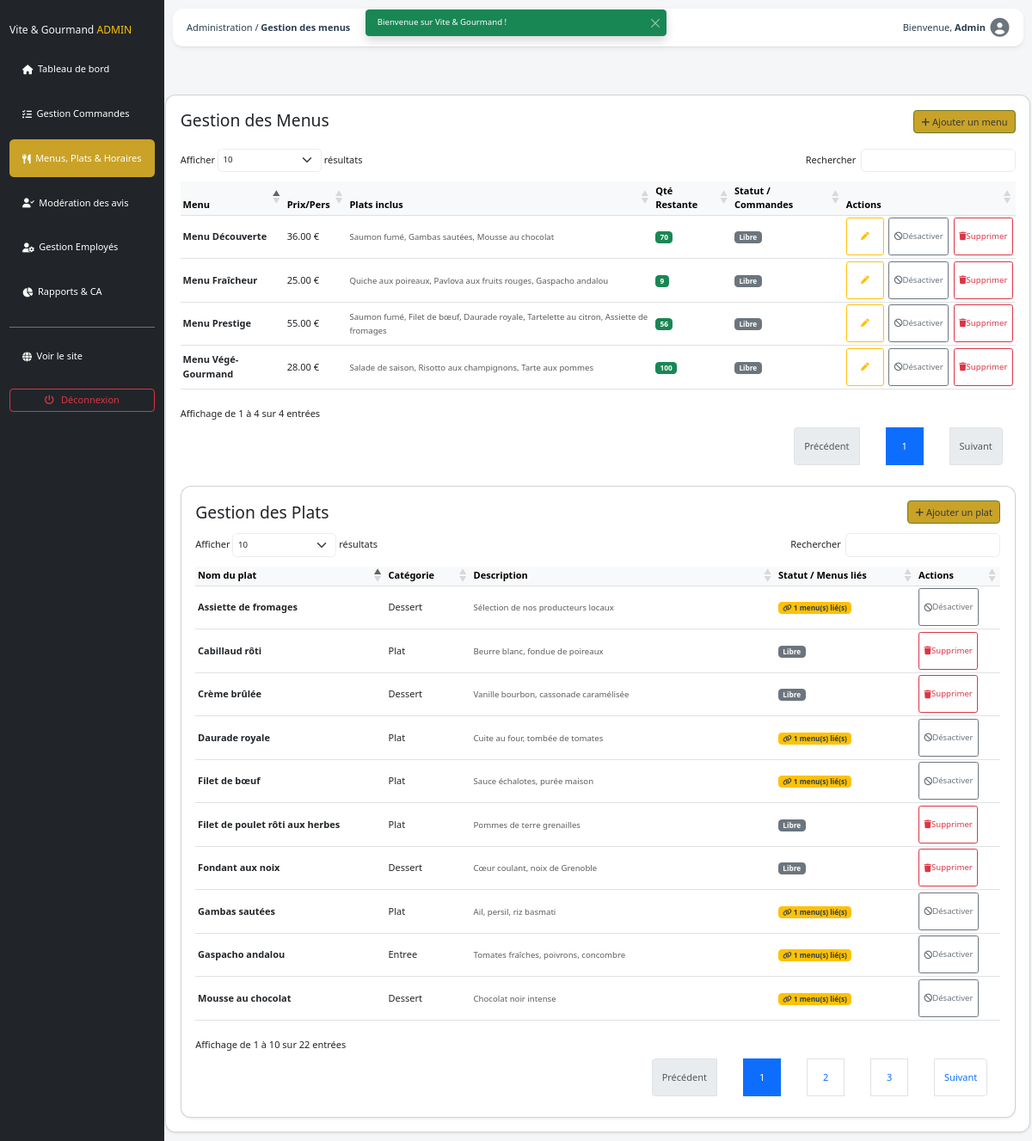
Page /index.php?page=menu-management (signed in) on the committed database.
### tables this page shows
CREATE TABLE
  `vg_menu` (
    `menu_id` int (11) NOT NULL,
    `titre` varchar(50) NOT NULL,
    `nombre_personne_minimum` int (11) DEFAULT 15,
    `prix_par_personne` double NOT NULL,
    `description_menu` varchar(50) NOT NULL,
    `quantite_restante` int (11) NOT NULL,
    `theme_id` int (11) DEFAULT NULL,
    `regime_id` int (11) DEFAULT NULL,
    `delai_commande` int (11) DEFAULT 0,
    `conditions_stockage` text DEFAULT NULL,
    `is_active` tinyint (1) NOT NULL DEFAULT 1
  );

CREATE TABLE
  `vg_plat` (
    `plat_id` int (11) NOT NULL AUTO_INCREMENT,
    `titre_plat` varchar(50) NOT NULL,
    `description_plat` varchar(255) DEFAULT NULL,
    `photo` varchar(255) DEFAULT NULL,
    `categorie` varchar(50) DEFAULT NULL,
    `is_active` tinyint (1) NOT NULL DEFAULT 1,
    PRIMARY KEY (`plat_id`)
  );

### public/index.php (called while the page is built, shortened)
<?php
require_once ROOT_PATH . '/app/Autoloader.php';
$db = (new Database())->connect();
$controllerClass = $route['class'];
$action = $route['action'];
$params = [$db];
$controllerClass::$action(...$params);

### app/Autoloader.php (called while the page is built, shortened)
<?php
class Autoloader
{
    public static function register()
    {
        spl_autoload_register(function ($class) {
            $class = str_replace('App\\', '', $class);
            $path = __DIR__ . '/' . str_replace('\\', '/', $class) . '.php';
        });
    }
}

### app/Managers/MenuManager.php (called while the page is built, shortened)
<?php
class MenuManager
{
    public static function getMenusManagement(\PDO $db): array
    {
        $sql = "SELECT m.*,
            GROUP_CONCAT(p.titre_plat SEPARATOR ', ') as liste_plats,
            (SELECT COUNT(*) FROM vg_commande c WHERE c.menu_id = m.menu_id) as nb_commandes
            FROM vg_menu m
            LEFT JOIN vg_menu_plat mp ON m.menu_id = mp.menu_id
            LEFT JOIN vg_plat p ON mp.plat_id = p.plat_id
            GROUP BY m.menu_id
            ORDER BY m.menu_id DESC";
        return $db->query($sql)->fetchAll(\PDO::FETCH_ASSOC);
    }
}

### app/Managers/PlatManager.php (called while the page is built, shortened)
<?php
class PlatManager
{
    public static function getAllWithMenuCount(\PDO $db): array
    {
        try {
            $sql = "SELECT p.plat_id, p.titre_plat, p.description_plat, p.categorie, p.photo, p.is_active,
                           COUNT(mp.menu_id) as nb_menus
                    FROM vg_plat p
                    LEFT JOIN vg_menu_plat mp ON p.plat_id = mp.plat_id
                    GROUP BY p.plat_id
                    ORDER BY p.categorie ASC, p.titre_plat ASC";
            return $db->query($sql)->fetchAll(\PDO::FETCH_ASSOC);
        } catch (\PDOException $e) {
            error_log("Erreur PlatManager::getAllWithMenuCount() : " . $e->getMessage());
            return [];
        }
    }
}

### app/Views/StaffCommon/menu.management.view.php (the view, shortened to what this page needs)
<div class="row g-4">
    <div class="card shadow-sm p-4">
        <div class="d-flex justify-content-between align-items-center mb-4">
            <h3>Gestion des Menus</h3>
            <button type="button" class="btn btn-primary" data-bs-toggle="modal" data-bs-target="#addMenuModal">
                <i class="fa-solid fa-plus"></i> Ajouter un menu
            </button>
        </div>
        <div class="table-responsive">
            <table class="table table-hover align-middle table-sm" id="menusTable">
                <thead class="table-light">
                    <tr>
                        <th>Menu</th>
                        <th>Prix/Pers</th>
                        <th>Plats inclus</th>
                        <th>Qté Restante</th>
                        <th>Statut / Commandes</th>
                        <th>Actions</th>
                    </tr>
                </thead>
                <tbody>
                    <?php $menus = $menus ?? []; ?>
                    <?php foreach ($menus as $menu): ?>
                        <tr>
                            <td><strong><?php echo htmlspecialchars($menu['titre'] ?? ''); ?></strong></td>
                            <td><?php echo number_format($menu['prix_par_personne'], 2); ?> €</td>
                            <td>
                                <small class="text-muted">
                                    <?php echo htmlspecialchars($menu['liste_plats'] ?? 'Aucun plat associé'); ?>
                                </small>
                            </td>
                            <td>
                                <?php if ((int)$menu['quantite_restante'] <= 0): ?>
                                    <span class="badge bg-dark"><i class="fa-solid fa-triangle-exclamation"></i> Rupture</span>
                                <?php elseif ((int)$menu['quantite_restante'] < 5): ?>
                                    <span class="badge bg-danger"><i class="fa-solid fa-triangle-exclamation"></i> <?= $menu['quantite_restante']; ?></span>
                                <?php else: ?>
                                    <span class="badge bg-success"><?= $menu['quantite_restante']; ?></span>
                                <?php endif; ?>
                            </td>
                            <td>
                                <?php if (($menu['nb_commandes'] ?? 0) > 0): ?>
                                    <span class="badge bg-warning text-dark" title="Ce menu possède des commandes liées">
                                        <i class="fa-solid fa-link"></i> <?= $menu['nb_commandes'] ?> cmd(s) active(s)
                                    </span>
                                <?php else: ?>
                                    <span class="badge bg-secondary">Libre</span>
                                <?php endif; ?>
                            </td>
                            <td>
                                <div class="d-flex gap-2 align-items-center">
                                    <a href="index.php?page=edit-menu&id=<?= $menu['menu_id'] ?>" class="btn btn-sm btn-outline-warning" title="Modifier">
                                        <i class="fa-solid fa-pen"></i>
                                    </a>
                                    <?php
                                    $isActive = ($menu['is_active'] ?? 1) == 1;
                                    $hasOrders = ($menu['nb_commandes'] ?? 0) > 0;
                                    ?>
                                    <?php if (!$isActive): ?>
                                        <form action="index.php?page=activate-menu&menu_id=<?= $menu['menu_id'] ?>" method="POST" class="d-inline" onsubmit="return confirm('Voulez-vous réactiver ce menu ?');">
                                            <input type="hidden" name="csrf_token" value="<?= $_SESSION['csrf_token'] ?>">
                                            <input type="hidden" name="id" value="<?= $menu['menu_id'] ?>">
                                            <button type="submit" class="btn btn-sm btn-outline-success" title="Activer">
                                                <i class="fa-solid fa-check"></i> Activer
                                            </button>
                                        </form>
                                    <?php else: ?>
                                        <?php if ($hasOrders): ?>
                                            <form action="index.php?page=delete-menu&menu_id=<?= $menu['menu_id'] ?>" method="POST" class="d-inline" onsubmit="return confirm('Ce menu possède des commandes en cours. Il sera désactivé (soft delete). Continuer ?');">
                                                <input type="hidden" name="csrf_token" value="<?= $_SESSION['csrf_token'] ?>">
                                                <input type="hidden" name="id" value="<?= $menu['menu_id'] ?>">
                                                <input type="hidden" name="action_type" value="disable">
                                                <button type="submit" class="btn btn-sm btn-outline-secondary" title="Désactiver">
                                                    <i class="fa-solid fa-ban"></i> Désactiver
                                                </button>
                                            </form>
                                        <?php else: ?>
                                            <form action="index.php?page=delete-menu&menu_id=<?= $menu['menu_id'] ?>" method="POST" class="d-inline" onsubmit="return confirm('Voulez-vous désactiver ce menu ?');">
                                                <button type="submit" class="btn btn-sm btn-outline-secondary" title="Désactiver">
                                                    <i class="fa-solid fa-ban"></i> Désactiver
                                                </button>
                                            </form>
                                            <form action="index.php?page=delete-menu&menu_id=<?= $menu['menu_id'] ?>" method="POST" class="d-inline" onsubmit="return confirm('Attention : Cette action supprimera définitivement le menu et ses liaisons. Continuer ?');">
                                                <button type="submit" class="btn btn-sm btn-outline-danger" title="Supprimer définitivement">
                                                    <i class="fa-solid fa-trash"></i> Supprimer
                                                </button>
                                            </form>
                                        <?php endif; ?>
                                    <?php endif; ?>
                                </div>
                            </td>
                        </tr>
                    <?php endforeach; ?>
                </tbody>
            </table>
        </div>
        <div class="card shadow-sm p-4 mt-4">
            <div class="d-flex justify-content-between align-items-center mb-3">
                <h3 class="m-0">Gestion des Plats</h3>
                <button type="button" class="btn btn-success" data-bs-toggle="modal" data-bs-target="#addPlatModalDirect">
                    <i class="fa-solid fa-plus"></i> Ajouter un plat
                </button>
            </div>
            <div class="table-responsive">
                <table class="table table-hover align-middle table-sm" id="platsTable">
                    <thead class="table-light">
                        <tr>
                            <th>Nom du plat</th>
                            <th>Catégorie</th>
                            <th>Description</th>
                            <th>Statut / Menus liés</th>
                            <th>Actions</th>
                        </tr>
                    </thead>
                    <tbody>
                        <?php foreach ($all_plats as $plat): ?>
                            <?php
                            $isPlatActive = ($plat['is_active'] ?? 1) == 1;
                            $hasMenus = ($plat['nb_menus'] ?? 0) > 0;
                            ?>
                            <tr>
                                <td><strong><?= htmlspecialchars($plat['titre_plat'] ?? '') ?></strong></td>
                                <td><?= htmlspecialchars($plat['categorie'] ?? '') ?></td>
                                <td><small class="text-muted"><?= htmlspecialchars($plat['description_plat'] ?? '') ?></small></td>
                                <td>
                                    <?php if ($hasMenus): ?>
                                        <span class="badge bg-warning text-dark" title="Ce plat est utilisé dans des menus">
                                            <i class="fa-solid fa-link"></i> <?= $plat['nb_menus'] ?> menu(s) lié(s)
                                        </span>
                                    <?php else: ?>
                                        <span class="badge bg-secondary">Libre</span>
                                    <?php endif; ?>
                                </td>
                                <td>
                                    <?php if (!$isPlatActive): ?>
                                        <form action="index.php?page=activate-plat&plat_id=<?= $plat['plat_id'] ?>" method="POST" class="d-inline" onsubmit="return confirm('Voulez-vous réactiver ce plat ?');">
                                            <input type="hidden" name="csrf_token" value="<?= $_SESSION['csrf_token'] ?>">
                                            <button type="submit" class="btn btn-sm btn-outline-success" title="Activer">
                                                <i class="fa-solid fa-check"></i> Activer
                                            </button>
                                        </form>
                                    <?php else: ?>
                                        <?php
                                        $actionText = $hasMenus ? 'Désactiver' : 'Supprimer';
                                        $confirmMsg = $hasMenus
                                            ? "Ce plat est utilisé dans des menus. Il sera désactivé (soft delete) au lieu d'être supprimé. Continuer ?"
                                            : "Voulez-vous vraiment supprimer définitivement ce plat ?";
                                        $btnClass = $hasMenus ? 'btn-outline-secondary' : 'btn-outline-danger';
                                        $iconClass = $hasMenus ? 'fa-ban' : 'fa-trash';
                                        ?>
                                        <form action="index.php?page=delete-plat&plat_id=<?= $plat['plat_id'] ?>" method="POST" class="d-inline" onsubmit="return confirm('<?= $confirmMsg ?>');">
                                            <button type="submit" class="btn btn-sm <?= $btnClass ?>" title="<?= $actionText ?>">
                                                <i class="fa-solid <?= $iconClass ?>"></i> <?= $actionText ?>
                                            </button>
                                        </form>
                                    <?php endif; ?>
                                </td>
                            </tr>
                        <?php endforeach; ?>
                    </tbody>
                </table>
            </div>
        </div>

### rows in the picture
vg_menu: titre "Menu Prestige", prix_par_personne "55.00", liste_plats "Saumon fumé, Filet de bœuf, Daurade royale, Tartelette au citron, Assiette de fromages", quantite_restante "56"
vg_menu: titre "Menu Fraîcheur", prix_par_personne "25.00", liste_plats "Quiche aux poireaux, Pavlova aux fruits rouges, Gaspacho andalou", quantite_restante "9"
vg_menu: titre "Menu Végé-Gourmand", prix_par_personne "28.00", liste_plats "Salade de saison, Risotto aux champignons, Tarte aux pommes", quantite_restante "100"
vg_menu: titre "Menu Découverte", prix_par_personne "36.00", liste_plats "Saumon fumé, Gambas sautées, Mousse au chocolat", quantite_restante "70"
vg_plat: titre_plat "Assiette de fromages", categorie "Dessert", description_plat "Sélection de nos producteurs locaux", nb_menus "1", actionText "Désactiver"
vg_plat: titre_plat "Crème brûlée", categorie "Dessert", description_plat "Vanille bourbon, cassonade caramélisée", shows "Libre", actionText "Supprimer"
vg_plat: titre_plat "Fondant aux noix", categorie "Dessert", description_plat "Cœur coulant, noix de Grenoble", shows "Libre", actionText "Supprimer"
vg_plat: titre_plat "Mousse au chocolat", categorie "Dessert", description_plat "Chocolat noir intense", nb_menus "1", actionText "Désactiver"
vg_plat: titre_plat "Gaspacho andalou", categorie "Entree", description_plat "Tomates fraîches, poivrons, concombre", nb_menus "1", actionText "Désactiver"
vg_plat: titre_plat "Cabillaud rôti", categorie "Plat", description_plat "Beurre blanc, fondue de poireaux", shows "Libre", actionText "Supprimer"
vg_plat: titre_plat "Daurade royale", categorie "Plat", description_plat "Cuite au four, tombée de tomates", nb_menus "1", actionText "Désactiver"
vg_plat: titre_plat "Filet de bœuf", categorie "Plat", description_plat "Sauce échalotes, purée maison", nb_menus "1", actionText "Désactiver"
vg_plat: titre_plat "Filet de poulet rôti aux herbes", categorie "Plat", description_plat "Pommes de terre grenailles", shows "Libre", actionText "Supprimer"
vg_plat: titre_plat "Gambas sautées", categorie "Plat", description_plat "Ail, persil, riz basmati", nb_menus "1", actionText "Désactiver"

### other values in the picture
$pageName "Gestion des menus"
$_SESSION[$type] "Bienvenue sur Vite & Gourmand !"
